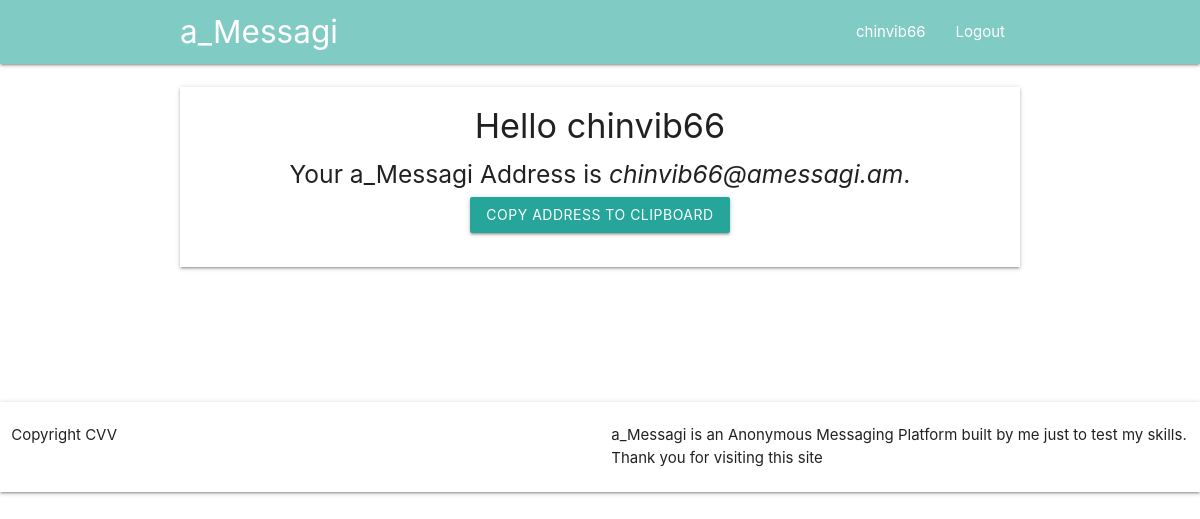
/user/dashboard/ (signed in), run on an earlier commit of the app's database.
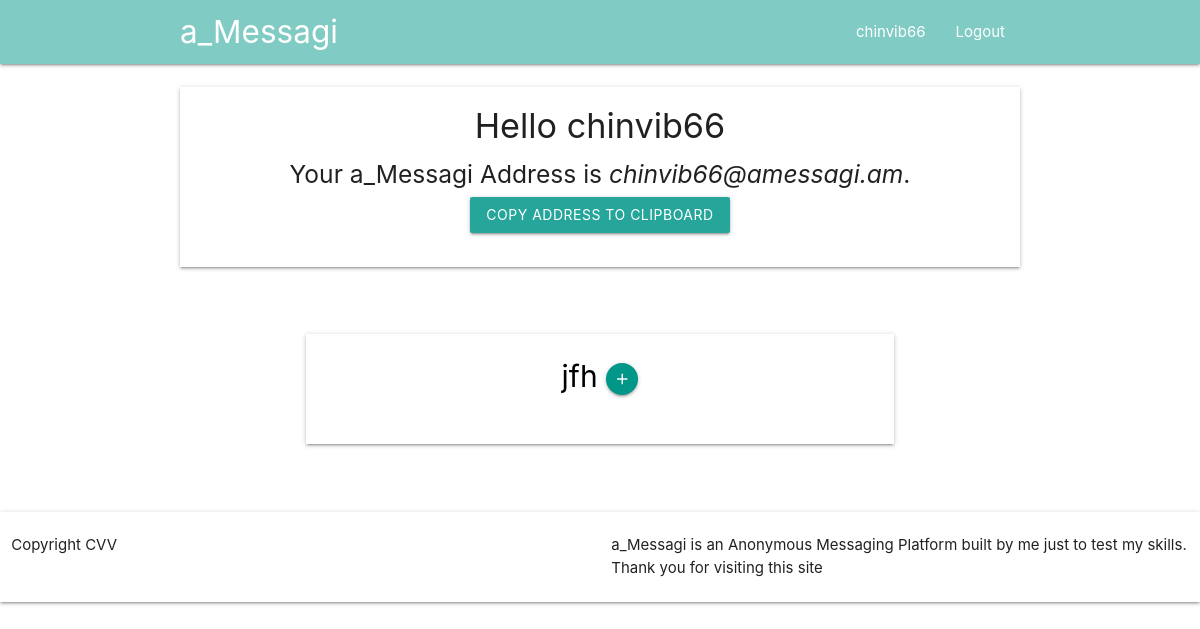
And on a later commit of the database.
### users/models.py (models this page shows, shortened)
class a_M_user(models.Model):
    user = models.OneToOneField(User, on_delete=models.CASCADE)
    am_add = models.EmailField()

### msg/models.py (models this page shows, shortened)
class Message(models.Model):
    rec_add = models.EmailField(null = False)
    title   = models.CharField(max_length = 255, null = True)
    message = models.TextField()

### users/views.py (the view)
# urls.py: path('dashboard/', views.dashboard,name = 'dashboard'),
def dashboard(request):
    try:
        amuser = a_M_user.objects.get(user = request.user)
        request.session['amuser']= amuser.id
        messages = Message.objects.filter(rec_add=amuser.am_add).all()
        context = {
            'messages': messages,
            'error': 'No Messages',
            'amuser': amuser,
        }
        return render_to_response('dashboard.html', context)
    except Exception as e:
        return HttpResponseRedirect('/')

### templates/dashboard.html (shortened to what this page needs)
{% extends 'base.html' %}
{% block body %}
<div class="container z-depth-1 basic info">
    <div class="name"><h4 class="name">Hello {{amuser.user.username}}</h4></div>
    <div class="address">
        <h5>Your a_Messagi Address is <i class="address" value="{{amuser.am_add}}" >{{ amuser.am_add }}</i>.</h5>
        <button class="btn" data-clipboard-target="i.address">
                Copy Address to clipboard
        </button>
    </div>
</div><br><br><br>
<div class="container dashboard">
    <div class="container-fluid messages">
        {% for msg in messages %}
        <div class="container individual message z-depth-1">
            <p id="{{ msg.id }}" class='black-text title' style="text-align: center;"> {{ msg.title }} <a class="btn-floating btn-small waves-effect waves-light teal" onclick="$('.msg{{msg.id}}').toggle();"><i class="material-icons">add</i></a></p>
        </div>
        {% endfor %}
    </div>
</div>
{% endblock %}

### templates/base.html (shortened to what this page needs)
<!DOCTYPE html>
{% load static %}
<html>
<head>
    <link rel="stylesheet" type="text/css" media="screen" href="{% static 'css/main.css' %}" />
    <link rel="stylesheet" href="https://cdnjs.cloudflare.com/ajax/libs/materialize/1.0.0-rc.2/css/materialize.min.css">
</head>
<body>
    <header>
        <nav class="teal lighten-3">
            <div class="nav-wrapper container ">
                <a href="{% url 'users:dashboard' %}" class="brand-logo">a_Messagi</a>
                <ul id="nav-mobile" class="right hide-on-med-and-down">
                    {% if amuser.user is not None %}
                    <li><a href="{% url 'users:dashboard' %}">{{amuser.user.username}}</a></li>
                    <li><a href="{% url 'users:logout' %}">Logout</a></li>
                    {% else %}
                    <li><a href="{% url 'users:login' %}">Login</a></li>
                    <li><a href="{% url 'users:register' %}">Register</a></li>
                    {% endif %}
                </ul>
            </div>
        </nav>
    </header>
    <br>
    {% block body %}
    {% endblock %}
    <br><br><br>
    <footer style="height: 90px;" class="z-depth-1 row"><br>
        <div class="container col s6 m6 l6 xl6">
            Copyright CVV
            <br>
        </div>
        <div class="col s6 m6 l6 xl6 container">
            a_Messagi is an Anonymous Messaging Platform built by me just to test my skills. <br>
            Thank you for visiting this site
        </div>
    </footer>
</body>
</html>

### static/css/main.css (style rules this page uses)
div.title, .container.basic.info { height: 57px; text-align: center; }
textarea#id_message, .container.basic.info { height: 180px !important; }
p.title { font-size: 30px; margin-top: 5px !important ; }
.individual.message, .container.basic.info { padding: 15px !important; }
h4.name { margin-top: 5px; }

What changed in the data, as far as the page shows it:
added Message: title "jfh"
